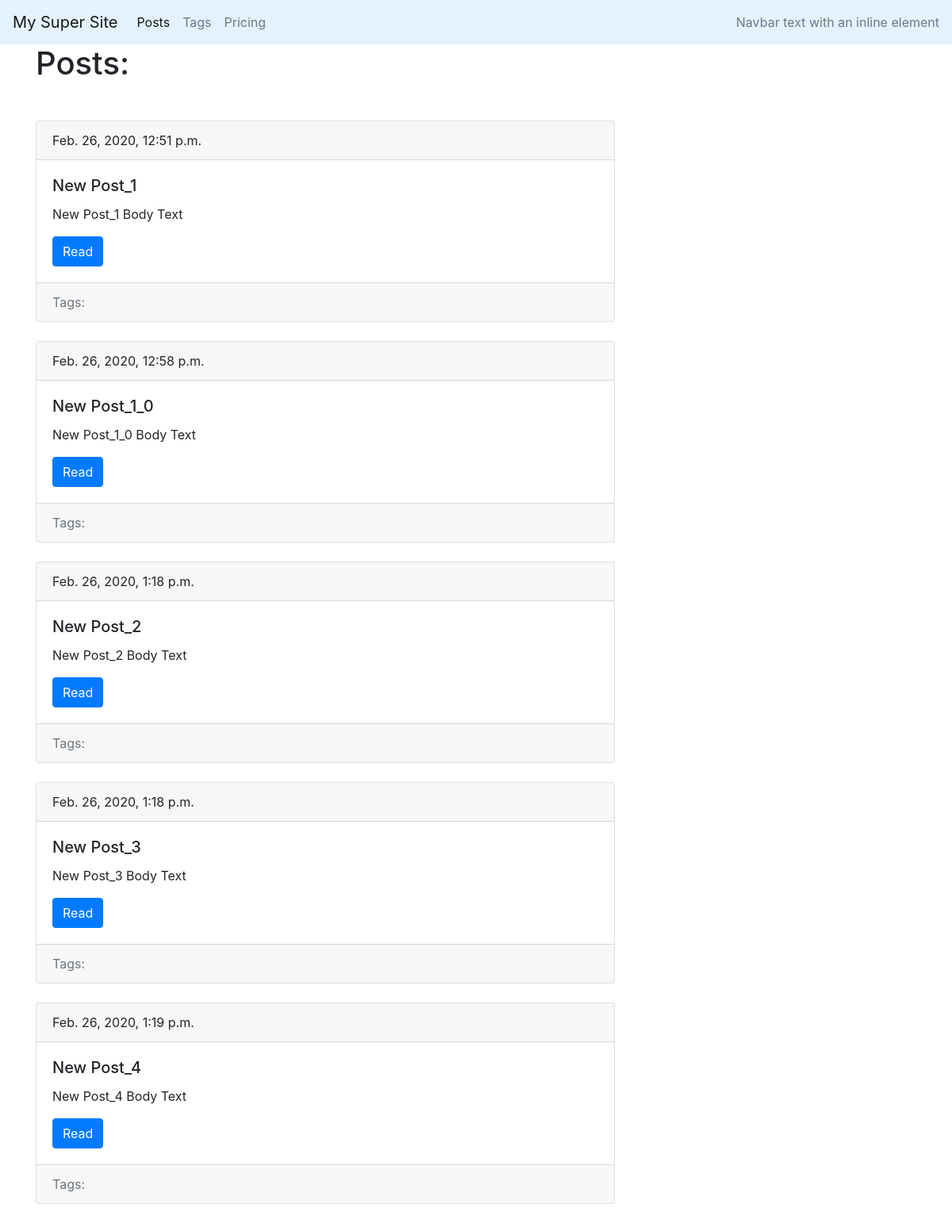
/blog/, run on an earlier commit of the app's database.
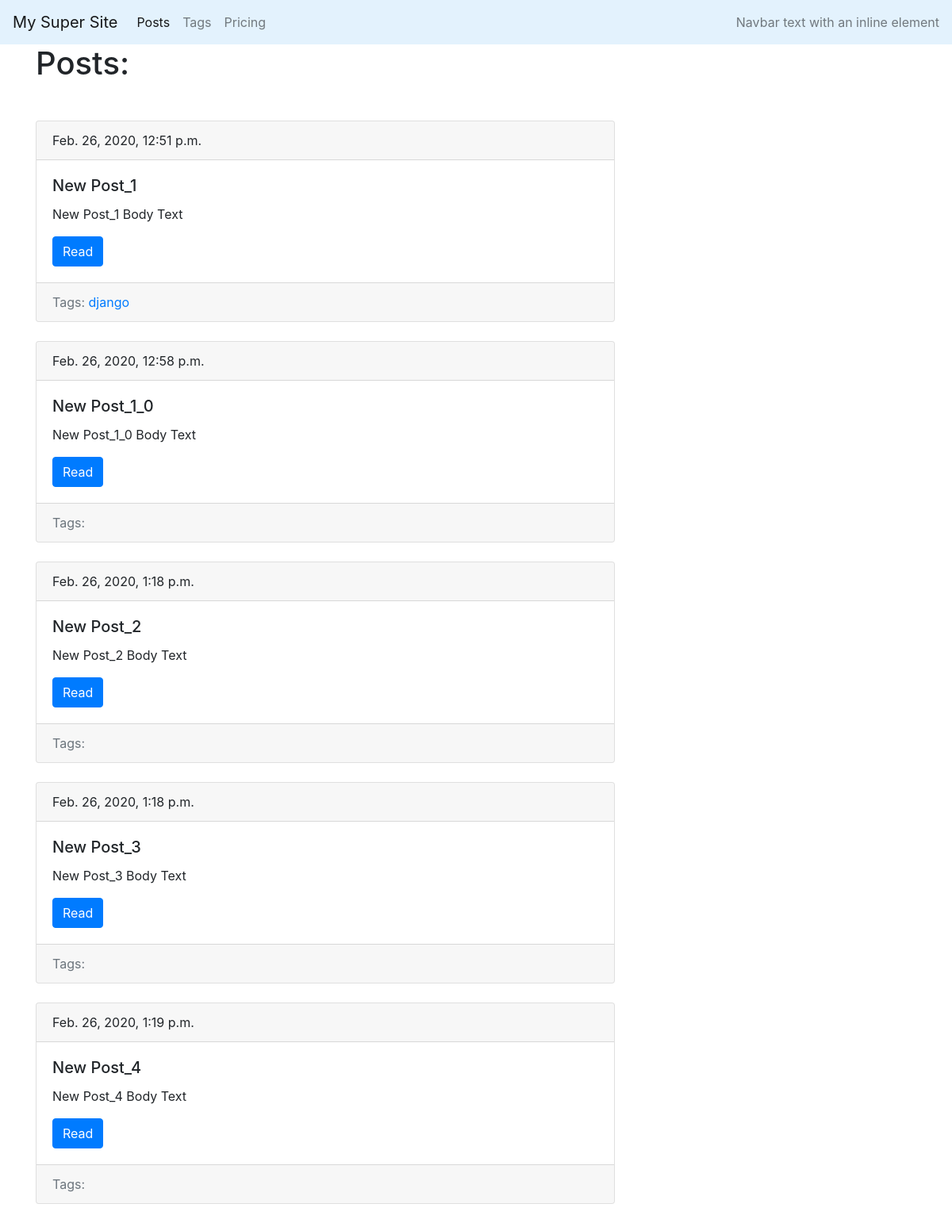
And on a later commit of the database.
### blog/models.py (models this page shows, shortened)
class Post(models.Model): #16_ Создаем класс модели Post
    title = models.CharField(max_length = 150, db_index = True) # 17_Создаем поля для нашей модели Posts
    slug = models.SlugField(max_length=150, unique=True) #18_Создаем параметр - удобночитаемый урл,
    body = models.TextField(blank=True, db_index=True) # 19_Создаем параметр для тела текста
    data_pub = models.DateTimeField(auto_now_add=True) # 20_ Создаем параметр даты публикации
    tags = models.ManyToManyField('Tag', blank=True, related_name='posts')
    def get_absolute_url(self): # 33_Будет возвращать ссылку на конкретный обьекм класса Post
        return reverse('post_detail_url', kwargs={'slug': self.slug})

class Tag(models.Model): # 35_Создаем модель Tag для тэгов
    title = models.CharField(max_length=50)
    slug = models.SlugField(max_length=50, unique=True)
    def get_absolute_url(self):
        return reverse('tag_detail_url', kwargs={'slug': self.slug})

### blog/views.py (the view)
# urls.py: path('', posts_list, name='posts_list_url'), #3_ Создаем файд blog/urls.py и заполняем его - указываем что надо выполнить метод views.posts_list
def posts_list(request):
    posts = Post.objects.all() # 23_Создаем переменную post - список постов из нашей модели
    return render(request, 'blog/index.html', context={'posts': posts})

### blog/templates/blog/index.html (shortened to what this page needs)
{% extends 'blog/base_blog.html' %}
{% block content %}
  <h1 class='mb-5'>Posts:</h1>
  {% for post in posts %}
    {% include 'blog/includes/post_card_include.html' %}
  {% endfor %}
{% endblock %}

### blog/templates/blog/includes/post_card_include.html
<div class="card mb-4">
  <div class="card-header">
    {{ post.data_pub }}
  </div>
  <div class="card-body">
    <h5 class="card-title">{{ post.title}}</h5>
    <p class="card-text">{{post.body|truncatewords:22}}</p>
    <a href="{{ post.get_absolute_url }}" class="btn btn-primary">Read</a>
  </div>
  <div class="card-footer text-muted">
    Tags:
    {% for tag in post.tags.all %}
      <a href='{{tag.get_absolute_url}}'>{{tag.title}}</a>
    {% endfor %}
  </div>
</div>

What changed in the data, as far as the page shows it:
added Tag: title "django", shown under Post "New Post_1"
